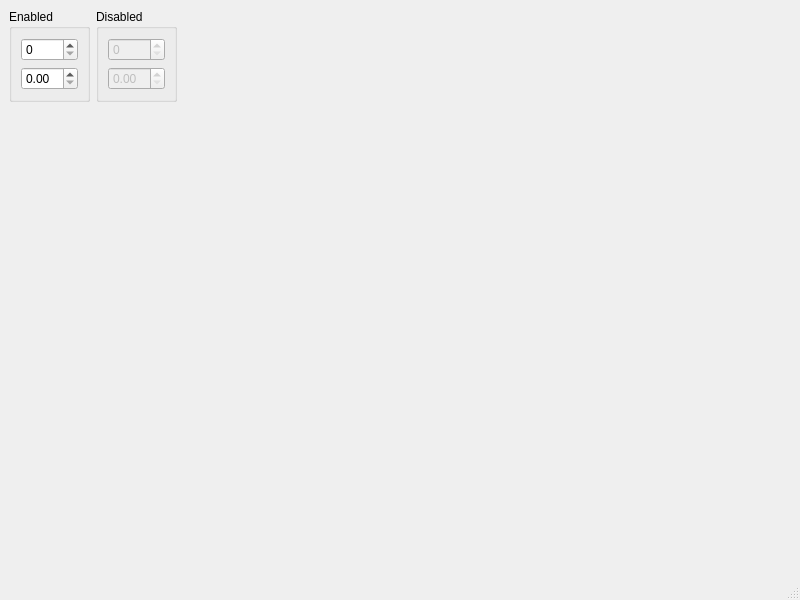
<?xml version="1.0" encoding="UTF-8"?>
<ui version="4.0">
 <class>MainWindow</class>
 <widget class="QMainWindow" name="MainWindow">
  <property name="geometry">
   <rect>
    <x>0</x>
    <y>0</y>
    <width>800</width>
    <height>600</height>
   </rect>
  </property>
  <property name="windowTitle">
   <string>MainWindow</string>
  </property>
  <widget class="QWidget" name="centralwidget">
   <layout class="QGridLayout" name="gridLayout">
    <item row="4" column="0">
     <spacer name="verticalSpacer">
      <property name="orientation">
       <enum>Qt::Vertical</enum>
      </property>
      <property name="sizeHint" stdset="0">
       <size>
        <width>20</width>
        <height>40</height>
       </size>
      </property>
     </spacer>
    </item>
    <item row="0" column="3">
     <spacer name="horizontalSpacer">
      <property name="orientation">
       <enum>Qt::Horizontal</enum>
      </property>
      <property name="sizeHint" stdset="0">
       <size>
        <width>40</width>
        <height>20</height>
       </size>
      </property>
     </spacer>
    </item>
    <item row="0" column="2">
     <widget class="QGroupBox" name="groupBox_2">
      <property name="title">
       <string>Disabled</string>
      </property>
      <layout class="QGridLayout" name="gridLayout_3">
       <item row="0" column="0">
        <widget class="QSpinBox" name="spinBox_2">
         <property name="enabled">
          <bool>false</bool>
         </property>
        </widget>
       </item>
       <item row="1" column="0">
        <widget class="QDoubleSpinBox" name="doubleSpinBox_2">
         <property name="enabled">
          <bool>false</bool>
         </property>
        </widget>
       </item>
      </layout>
     </widget>
    </item>
    <item row="0" column="0">
     <widget class="QGroupBox" name="groupBox">
      <property name="title">
       <string>Enabled</string>
      </property>
      <layout class="QGridLayout" name="gridLayout_2">
       <item row="0" column="0">
        <widget class="QSpinBox" name="spinBox"/>
       </item>
       <item row="1" column="0">
        <widget class="QDoubleSpinBox" name="doubleSpinBox"/>
       </item>
      </layout>
     </widget>
    </item>
   </layout>
  </widget>
  <widget class="QMenuBar" name="menubar">
   <property name="geometry">
    <rect>
     <x>0</x>
     <y>0</y>
     <width>800</width>
     <height>24</height>
    </rect>
   </property>
  </widget>
  <widget class="QStatusBar" name="statusbar"/>
 </widget>
 <resources/>
 <connections/>
</ui>
